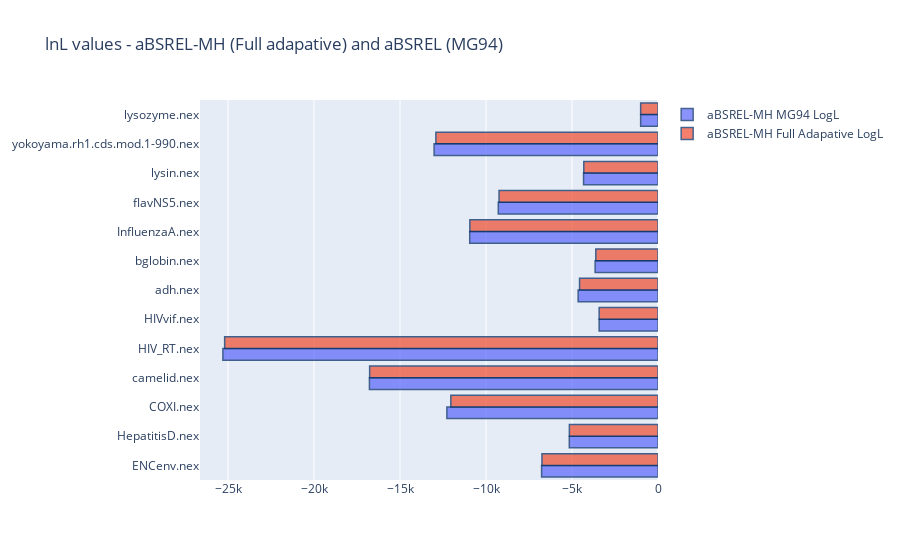

Notebook cell for this chart:
### Markdown cell above
## lnL values - aBSREL-MH (Full adapative) and aBSREL (MG94)

### Code cell
dataset = []
MH_MG94 = []
MH_Unconstrained = []

for index, row in df.iterrows():
    dataset.append(df["Filename"][index].replace(".aBSREL-MH.json",""))
    MH_MG94.append(df["aBSREL-MH_MG94_LL"][index])
    MH_Unconstrained.append(df["aBSREL-MH_FULL_LL"][index])
#end for

#plot
fig = go.Figure(data=[
    go.Bar(name='aBSREL-MH MG94 LogL', y=dataset, x=MH_MG94, orientation='h'),
    go.Bar(name='aBSREL-MH Full Adapative LogL', y=dataset, x=MH_Unconstrained, orientation='h')
])

# Change the bar mode
fig.update_layout(barmode='group')
fig.update_traces(marker_line_color='rgb(8,48,107)',
                  marker_line_width=1.5, opacity=0.75)
title="lnL values - aBSREL-MH (Full adapative) and aBSREL (MG94)"
fig.update_layout(title_text=title)
fig.show()
fig.write_image(title.replace(" ", "") + ".png", engine="kaleido")

### Figure 1 — Plotly figure (JSON) as saved in the notebook; plotly's stock layout.template omitted (floating-point values rounded to 4 significant figures)
{"data": [{"marker": {"line": {"color": "rgb(8,48,107)", "width": 1.5}}, "name": "aBSREL-MH MG94 LogL", "opacity": 0.75, "orientation": "h", "type": "bar", "x": [-6768.0, -5157.0, -12280.0, -16780.0, -25300.0, -3421.0, -4643.0, -3655.0, -10950.0, -9287.0, -4328.0, -13020.0, -1009.0], "y": ["ENCenv.nex", "HepatitisD.nex", "COXI.nex", "camelid.nex", "HIV_RT.nex", "HIVvif.nex", "adh.nex", "bglobin.nex", "InfluenzaA.nex", "flavNS5.nex", "lysin.nex", "yokoyama.rh1.cds.mod.1-990.nex", "lysozyme.nex"]}, {"marker": {"line": {"color": "rgb(8,48,107)", "width": 1.5}}, "name": "aBSREL-MH Full Adapative LogL", "opacity": 0.75, "orientation": "h", "type": "bar", "x": [-6747.0, -5153.0, -12050.0, -16770.0, -25200.0, -3421.0, -4561.0, -3616.0, -10940.0, -9242.0, -4314.0, -12910.0, -1008.0], "y": ["ENCenv.nex", "HepatitisD.nex", "COXI.nex", "camelid.nex", "HIV_RT.nex", "HIVvif.nex", "adh.nex", "bglobin.nex", "InfluenzaA.nex", "flavNS5.nex", "lysin.nex", "yokoyama.rh1.cds.mod.1-990.nex", "lysozyme.nex"]}], "layout": {"barmode": "group", "title": {"text": "lnL values - aBSREL-MH (Full adapative) and aBSREL (MG94)"}}}
